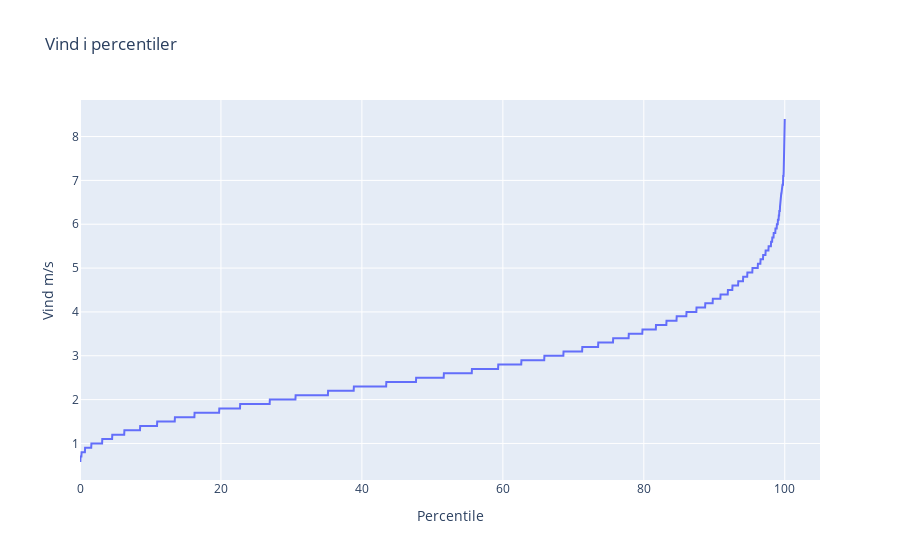

Here is the notebook cell this chart was saved with:
### Markdown cell above
# Vind
### Vind gjennonm percentiler
Denne koden visualiserer fordelingen av middelvind i form av en percentilkurve. Ved å sortere vindhastighetene og plassere dem langs en skala fra 0 til 100 prosent, får vi et tydelig bilde av hvordan vindverdiene fordeler seg. Grafen gjør det enkelt å identifisere hvor store deler av datagrunnlaget som ligger under bestemte vindnivåer – for eksempel kan man se hvilken vindstyrke som representerer 90. percentil.

### Code cell
import seaborn as sns
#Get wind data and sorts it
wind_serie=df["Middelvind"]
wind_serie=wind_serie.sort_values().values
percentiles=np.linspace(0,100,len(wind_serie))
#Create and plot the figure
fig = go.Figure()
plot_title = "Vind i percentiler"
fig.add_trace(go.Scatter(x=percentiles, y=wind_serie, mode='lines', name='Percentile',
                        line=dict(dash='solid', width=2)))
fig.update_layout(title_text = plot_title, xaxis_title='Percentile', yaxis_title='Vind m/s',
                legend=dict(x=0.7,  
                            y=0.9), 
                xaxis_range=[0, 105],
                showlegend=False
)
fig.show()

### Figure 1 — Plotly figure (JSON) as saved in the notebook; plotly's stock layout.template omitted (floating-point values rounded to 4 significant figures; data arrays with more than 128 entries replaced by an {"elided": "..."} marker saying what was removed)
{"data": [{"line": {"dash": "solid", "width": 2}, "mode": "lines", "name": "Percentile", "type": "scatter", "x": {"elided": "4018 float values"}, "y": {"elided": "4018 float values"}}], "layout": {"legend": {"x": 0.7, "y": 0.9}, "showlegend": false, "title": {"text": "Vind i percentiler"}, "xaxis": {"range": [0, 105], "title": {"text": "Percentile"}}, "yaxis": {"title": {"text": "Vind m/s"}}}}
